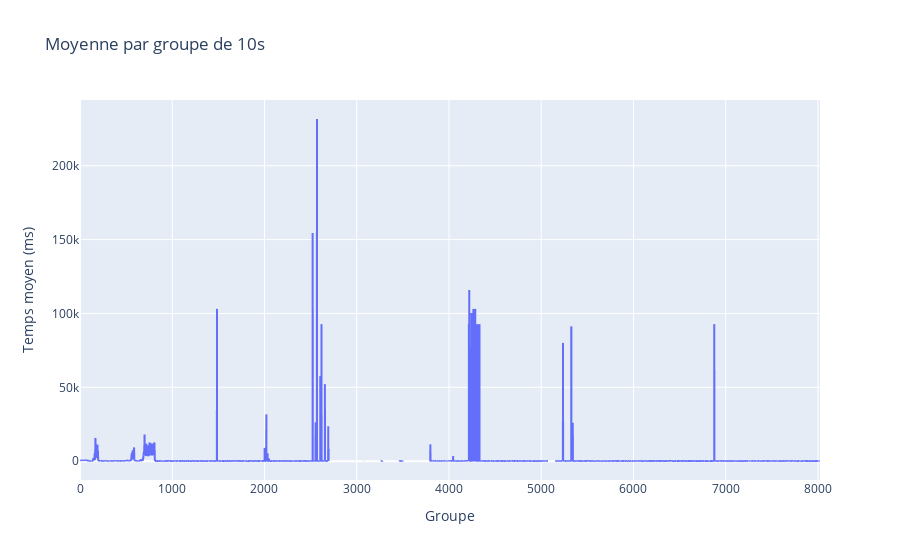

Here is the notebook cell this chart was saved with:
### Code cell
import pandas as pd
rdd_grp = rdd_indexed.map(lambda x: (x[1] // 10, x[0])) \
                 .groupByKey() \
                 .mapValues(list) \
                 .sortByKey()

moy_grp = moyenne_par_groupe(rdd_grp)

df_moy = pd.DataFrame(moy_grp.collect(), columns=['Groupe', 'Moyenne'])
df_moy['Moyenne'] = df_moy['Moyenne'].astype(float)

fig = px.line(df_moy, x='Groupe', y='Moyenne', title='Moyenne par groupe de 10s')
fig.update_layout(xaxis_title='Groupe', yaxis_title='Temps moyen (ms)')
fig.show()

### Figure 1 — Plotly figure (JSON) as saved in the notebook; plotly's stock layout.template omitted (floating-point values rounded to 4 significant figures; data arrays with more than 128 entries replaced by an {"elided": "..."} marker saying what was removed)
{"data": [{"hovertemplate": "Groupe=%{x}<br>Moyenne=%{y}<extra></extra>", "legendgroup": "", "line": {"color": "#636efa", "dash": "solid"}, "marker": {"symbol": "circle"}, "mode": "lines", "name": "", "showlegend": false, "type": "scattergl", "x": {"elided": "8023 int values"}, "xaxis": "x", "y": {"elided": "8023 float values"}, "yaxis": "y"}], "layout": {"legend": {"tracegroupgap": 0}, "title": {"text": "Moyenne par groupe de 10s"}, "xaxis": {"anchor": "y", "domain": [0, 1], "title": {"text": "Groupe"}}, "yaxis": {"anchor": "x", "domain": [0, 1], "title": {"text": "Temps moyen (ms)"}}}}
